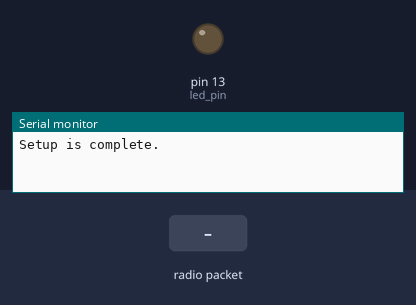
Bench run of a sketch on a simulated Arduino Uno, built with avr-gcc and run on an emulated ATmega328P. Shown: output pins drawn as LEDs (lit = HIGH), the last lines printed to the serial monitor. The inputs (shaded band) are chosen by the test bench. No radio packets arrive unless stated.

Above: at 2.2 s.
2.3 s: radio packet "1" arrives
At 4.1 s:
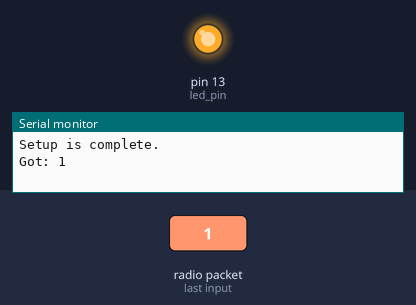
Timing chart, 0 to 16.5 s (numbered marks = the images above; inputs shaded):
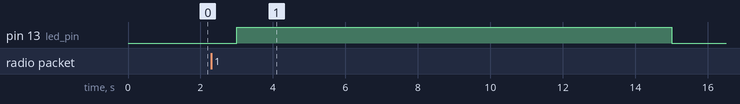

Measured:
- after the input at 2.3 s, pin 13 (led_pin): LOW → HIGH after 0.70 s, → LOW 12.0 s later

The sketch:

Receiver.ino
```cpp
// Code for RF Receiver
#include <VirtualWire.h>

const int led_pin = 13;
const int receive_pin = 11;
//const int transmit_en_pin = 3;
//const int transmit_pin = 12;

void setup()
{
  // Debug message to check setup status.
  delay(1000);
  Serial.begin(9600);
  Serial.println("Setup is complete.");

  // Initialise the IO and ISR
  //    vw_set_tx_pin(transmit_pin);
  vw_set_rx_pin(receive_pin);
  //    vw_set_ptt_pin(transmit_en_pin);

  // Required for DR3100
  vw_set_ptt_inverted(true);

  // Bits per sec
  vw_setup(2000);

  // Start the receiver PLL running
  vw_rx_start();

  // Setting up the pins
  pinMode(led_pin, OUTPUT);
}

// Timeout before resetting the receiver.
int timeout = 15;
int count = 0;

void loop() {

  // Extracting the received message.
  byte buf[VW_MAX_MESSAGE_LEN];
  byte buflen = VW_MAX_MESSAGE_LEN;

  // Execute code on receiving message.
  if (vw_get_message(buf, &buflen)) {

    // Flash a light to show received good message
    digitalWrite(led_pin, HIGH);

    // Message with a good checksum received, dump it.
    Serial.print("Got: ");
    for (int i = 0; i < buflen; i++) {
      Serial.write(buf[i]);
    }

    Serial.println();
    //      digitalWrite(led_pin, LOW);
  }

  count += 1;

  if (count == timeout) {
    count = 0;
    digitalWrite(led_pin, LOW);
  }

  delay(1000);
}
```
